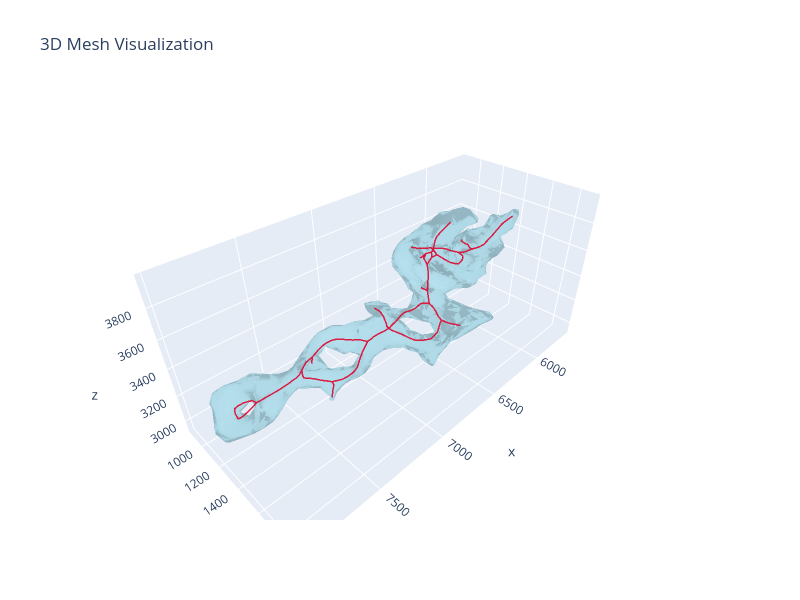

Notebook code cell kept with this figure:
### Code cell
mm = MeshManager()
mm.load_mesh("../data/mesh/processed/TS1_wrapped.obj")
ps = PolylinesSkeleton().from_txt("../data/polylines/TS1_quality0.8.polylines.txt")
mm.visualize_mesh_3d(polylines=ps)
